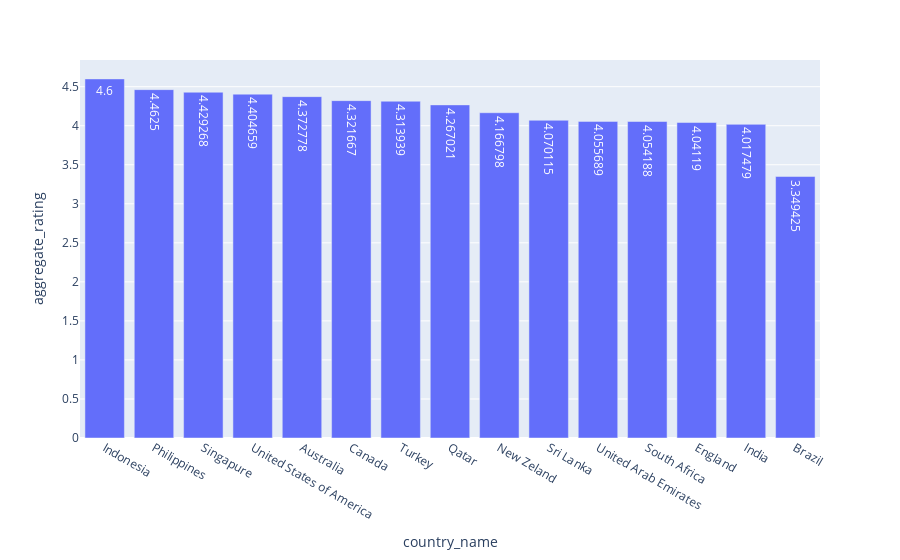

Notebook source saved alongside this figure:
### Code cell
px.bar(df_aux, x='country_name', y='aggregate_rating', text_auto=True)

### Figure 1 — Plotly figure (JSON) as saved in the notebook; plotly's stock layout.template omitted (floating-point values rounded to 4 significant figures)
{"data": [{"alignmentgroup": "True", "hovertemplate": "country_name=%{x}<br>aggregate_rating=%{y}<extra></extra>", "legendgroup": "", "marker": {"color": "#636efa", "pattern": {"shape": ""}}, "name": "", "offsetgroup": "", "orientation": "v", "showlegend": false, "textposition": "auto", "texttemplate": "%{y}", "type": "bar", "x": ["Indonesia", "Philippines", "Singapure", "United States of America", "Australia", "Canada", "Turkey", "Qatar", "New Zeland", "Sri Lanka", "United Arab Emirates", "South Africa", "England", "India", "Brazil"], "xaxis": "x", "y": [4.6, 4.462, 4.429, 4.405, 4.373, 4.322, 4.314, 4.267, 4.167, 4.07, 4.056, 4.054, 4.041, 4.017, 3.349], "yaxis": "y"}], "layout": {"barmode": "relative", "legend": {"tracegroupgap": 0}, "margin": {"t": 60}, "xaxis": {"anchor": "y", "domain": [0, 1], "title": {"text": "country_name"}}, "yaxis": {"anchor": "x", "domain": [0, 1], "title": {"text": "aggregate_rating"}}}}
